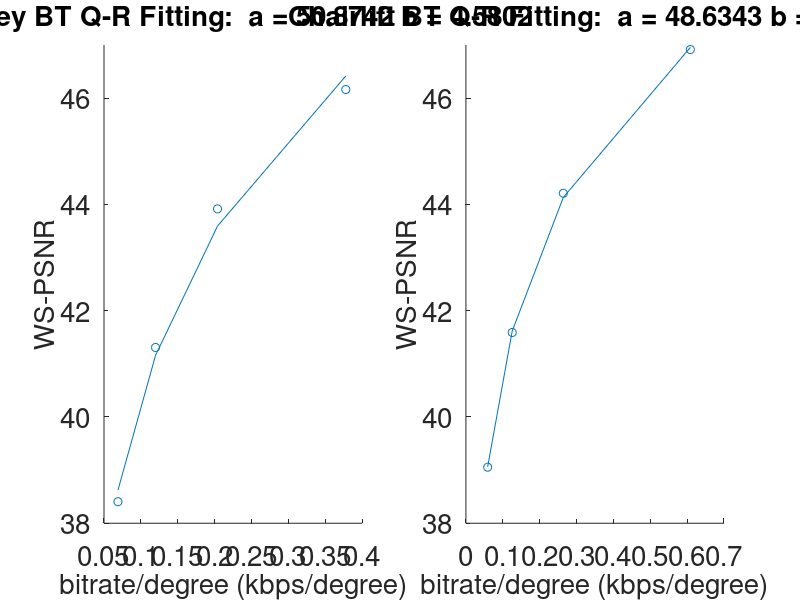

Reproduce this figure in MATLAB.
clear;
draw_side_by_side = 1;
bt_ver = 180;
bt_hor = 360;
F = @(x,xdata)x(1) + x(2) * log (xdata);
x0 = [1,1]; % random initialization
parameter = zeros(1, 2);
figure;
if draw_side_by_side
    % Chairlift
    seq = 'Trolley';
    load('Trolley_video_QR.mat');
    [x,resnorm,~,exitflag,output] = lsqcurvefit(F,x0, bitrate_sample./(bt_ver*bt_hor), psnr_sample);
    subplot(1,2,1);
    scatter(bitrate_sample./(bt_ver*bt_hor), psnr_sample); hold on; 
    plot(bitrate_sample./(bt_ver*bt_hor), psnr_curve);
    set(gca,'YLim',[38 47], 'YTick',(38:2:46), 'FontSize', 20)
    xlabel('bitrate/degree (kbps/degree)', 'fontsize', 20); ylabel('WS-PSNR', 'fontsize', 20); 
    title(strcat([seq, ' BT Q-R Fitting: ', ... 
        ' a = ', num2str(x(1)), ' b = ', num2str(x(2))]), 'fontsize', 20);
    % Chairlift
    seq = 'Chairlift';
    load('Chairlift_video_QR.mat');
    [x,resnorm,~,exitflag,output] = lsqcurvefit(F,x0, bitrate_sample./(bt_ver*bt_hor), psnr_sample);
    subplot(1,2,2);
    scatter(bitrate_sample./(bt_ver*bt_hor), psnr_sample); hold on; 
    plot(bitrate_sample./(bt_ver*bt_hor), psnr_curve);
    set(gca,'YLim',[38 47], 'YTick',(38:2:47), 'FontSize', 20)
    xlabel('bitrate/degree (kbps/degree)', 'fontsize', 20); ylabel('WS-PSNR', 'fontsize', 20); 
    title(strcat([seq, ' BT Q-R Fitting: ', ... 
        ' a = ', num2str(x(1)), ' b = ', num2str(x(2))]), 'fontsize', 20); 

end